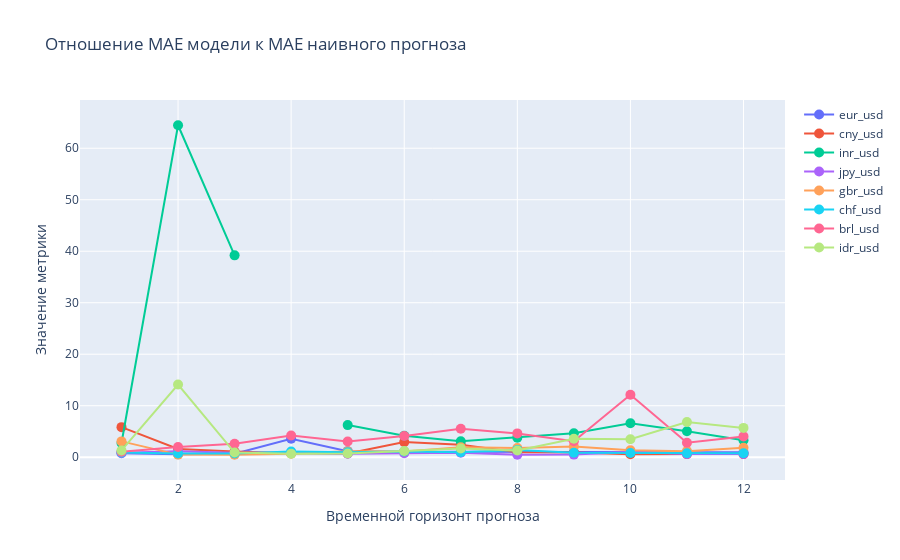

The cell this chart's notebook holds for it:
### Markdown cell above
6. (0.5 балла) Постройте линейный график скоров. Можно строить любой другой график кроме линейного, если он будет более интерпретируем. Простор для творчества!

    1.  Каждая валюта представлена линией на графике
    2.  По оси абсцисс идёт горизонт прогнозирования (от 1 до 12)
    3.  По оси ординат отношение ошибки VAR-модели к ошибке наивной модели

Получилось ли по какой-то валюте стабильно предсказывать лучше наивной на всех горизонтах. По каким валютам получилось лучше, по каким хуже?

У нас получалось, что на сильно зарегулированных экономиках (например, Китай) прогнозы близки к наивным, так как курс валюты сильнее зависит от решений партии, а не внешней обстановки. Но в целом у вас может получиться и другой результат.

### Code cell
import plotly.graph_objects as go

fig = go.Figure()

metrics_1 = pd.DataFrame()

for cur in currency:

    line = relative_score_partial(df[currency], cur, PartialForecaster)
    y = np.arange(1, len(line) + 1)

    metrics_1.loc[0, cur] = sum(line < 1)

    fig.add_trace(go.Scatter(x=y, y=line, mode='lines+markers', name=cur, showlegend=True, marker=dict(size=10)))

fig.update_layout(
    title='Отношение MAE модели к MAE наивного прогноза',
    xaxis_title='Временной горизонт прогноза',
    yaxis_title='Значение метрики'
)

fig.show()

### Figure 1 — Plotly figure (JSON) as saved in the notebook; plotly's stock layout.template omitted (floating-point values rounded to 4 significant figures)
{"data": [{"marker": {"size": 10}, "mode": "lines+markers", "name": "eur_usd", "showlegend": true, "type": "scatter", "x": [1, 2, 3, 4, 5, 6, 7, 8, 9, 10, 11, 12], "y": [0.7905, 0.58, 0.6577, 3.592, 1.18, 1.027, 1.044, 0.9889, 0.9311, 0.9632, 0.9542, 0.9752]}, {"marker": {"size": 10}, "mode": "lines+markers", "name": "cny_usd", "showlegend": true, "type": "scatter", "x": [1, 2, 3, 4, 5, 6, 7, 8, 9, 10, 11, 12], "y": [5.843, 1.599, 1.098, 0.7676, 0.709, 2.937, 2.42, 0.9541, 0.9343, 0.5796, 0.6037, 0.6024]}, {"marker": {"size": 10}, "mode": "lines+markers", "name": "inr_usd", "showlegend": true, "type": "scatter", "x": [1, 2, 3, 4, 5, 6, 7, 8, 9, 10, 11, 12], "y": [2.76, 64.46, 39.2, null, 6.237, 4.158, 3.078, 3.799, 4.652, 6.608, 5.05, 3.285]}, {"marker": {"size": 10}, "mode": "lines+markers", "name": "jpy_usd", "showlegend": true, "type": "scatter", "x": [1, 2, 3, 4, 5, 6, 7, 8, 9, 10, 11, 12], "y": [0.8542, 1.157, 0.8665, 0.8661, 0.6641, 0.7713, 0.8695, 0.4799, 0.5067, 1.023, 0.6383, 0.6242]}, {"marker": {"size": 10}, "mode": "lines+markers", "name": "gbr_usd", "showlegend": true, "type": "scatter", "x": [1, 2, 3, 4, 5, 6, 7, 8, 9, 10, 11, 12], "y": [3.073, 0.5098, 0.494, 0.6686, 1.156, 1.121, 1.931, 1.797, 2.079, 1.367, 1.18, 1.818]}, {"marker": {"size": 10}, "mode": "lines+markers", "name": "chf_usd", "showlegend": true, "type": "scatter", "x": [1, 2, 3, 4, 5, 6, 7, 8, 9, 10, 11, 12], "y": [0.9015, 0.7247, 0.7171, 1.121, 0.9817, 1.112, 0.9607, 1.427, 0.862, 0.817, 0.7757, 0.76]}, {"marker": {"size": 10}, "mode": "lines+markers", "name": "brl_usd", "showlegend": true, "type": "scatter", "x": [1, 2, 3, 4, 5, 6, 7, 8, 9, 10, 11, 12], "y": [1.067, 1.975, 2.598, 4.232, 3.061, 4.126, 5.525, 4.625, 3.093, 12.14, 2.826, 4.044]}, {"marker": {"size": 10}, "mode": "lines+markers", "name": "idr_usd", "showlegend": true, "type": "scatter", "x": [1, 2, 3, 4, 5, 6, 7, 8, 9, 10, 11, 12], "y": [1.321, 14.12, 0.9123, 0.673, 0.731, 1.216, 1.71, 1.317, 3.59, 3.495, 6.846, 5.692]}], "layout": {"title": {"text": "Отношение MAE модели к MAE наивного прогноза"}, "xaxis": {"title": {"text": "Временной горизонт прогноза"}}, "yaxis": {"title": {"text": "Значение метрики"}}}}
